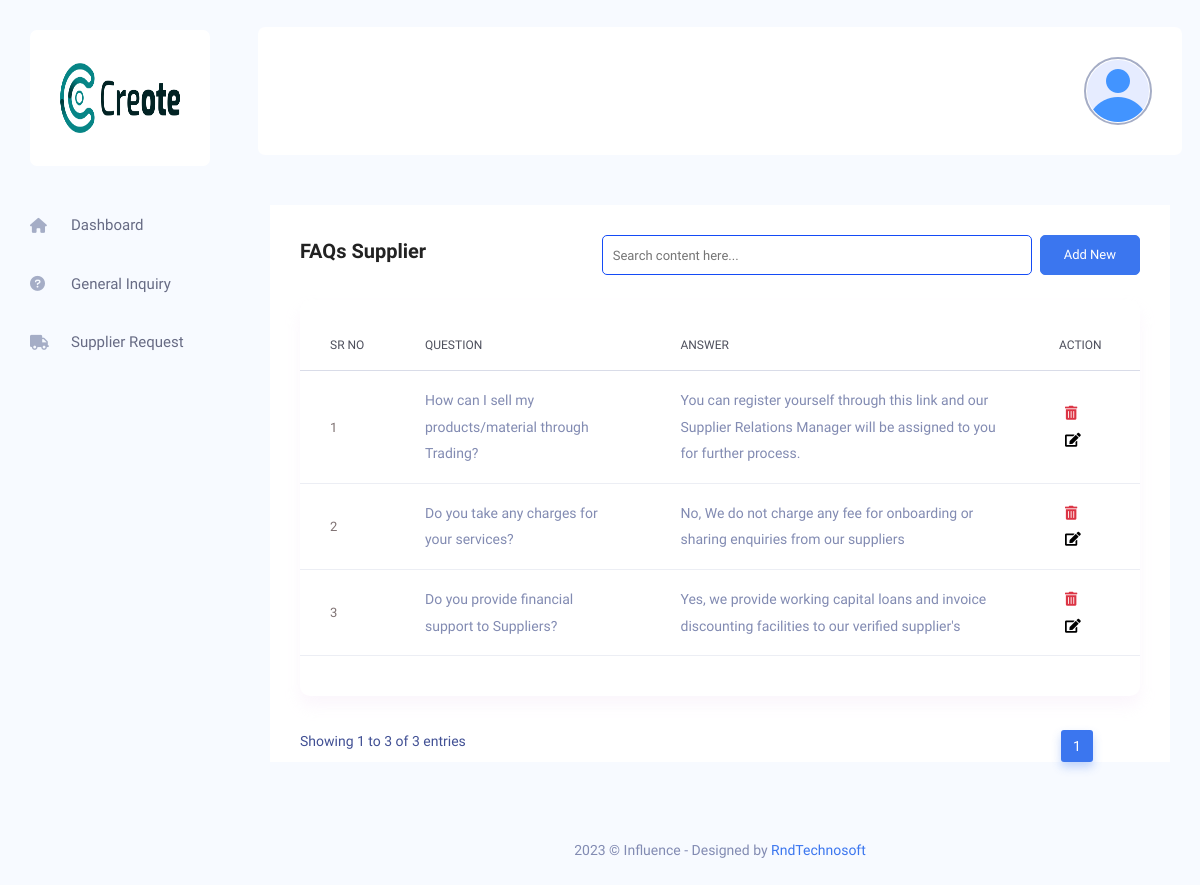
The page /admin/faqs-supplier.php (signed in) on the database its author committed.
### tables this page shows
CREATE TABLE `tbl_footer_setting` (
  `id` int(11) UNSIGNED NOT NULL,
  `name` varchar(190) NOT NULL,
  `logo` varchar(190) NOT NULL,
  `alt_tag` varchar(191) NOT NULL,
  `background_image` text NOT NULL,
  `alt_tag1` varchar(191) NOT NULL,
  `about_us_des` varchar(250) NOT NULL,
  `facebook_link` varchar(191) NOT NULL,
  `twitter_link` varchar(191) NOT NULL,
  `instagram_link` varchar(191) NOT NULL,
  `youtube_link` varchar(191) NOT NULL,
  `create_at` timestamp NOT NULL DEFAULT current_timestamp(),
  `update_at` timestamp NULL DEFAULT NULL ON UPDATE current_timestamp()
);

CREATE TABLE `tbl_faqs_supplier` (
  `id` int(11) UNSIGNED NOT NULL,
  `question` varchar(191) DEFAULT NULL,
  `answer` varchar(191) DEFAULT NULL,
  `created_at` timestamp NOT NULL DEFAULT current_timestamp(),
  `updated_at` timestamp NULL DEFAULT NULL ON UPDATE current_timestamp()
);

### admin/faqs-supplier.php (the view, shortened to what this page needs)
<?php
include 'includes/header.php';
?>
<?php
include 'includes/side-bar.php';
include 'includes/top-bar.php';
?>
<div class="main_content_iner ">
    <div class="container-fluid plr_30 body_white_bg pt_30">
        <div class="row justify-content-center">
            <div class="col-12">
                <div class="QA_section">
                    <div class="white_box_tittle list_header">
                        <h4>FAQs Supplier</h4>
                        <div class="box_right d-flex lms_block">
                            <div class="serach_field_2">
                                <div class="search_inner">
                                    <div class="search_field">
                                        <input type="text" placeholder="Search content here..." class="search-table-data">
                                    </div>
                                </div>
                            </div>
                            <div class="add_button ms-2">
                                <a href="add-faqs.php?cat=sup" class="btn_1">Add New</a>
                            </div>
                        </div>
                    </div>
                    <div class="QA_table ">
                        <table class="table lms_table_active">
                            <thead>
                                <tr>
                                    <th scope="col">Sr No</th>
                                    <th scope="col">Question</th>
                                    <th scope="col">Answer</th>
                                    <th scope="col">Action</th>
                                </tr>
                            </thead>
                            <tbody>
                                <?php
                                $sql = 'SELECT tbl_faqs_supplier.* , id AS fsid FROM tbl_faqs_supplier';
                                $result = mysqli_query($conn, $sql);
                                if (mysqli_num_rows($result) > 0) {
                                    $cno = 1;
                                    while ($row = mysqli_fetch_assoc($result)) {
                                ?>
                                        <tr>
                                            <th scope="row"> <a href="#" class="question_content"><?php echo $cno ?></a></th>
                                            <td><?php echo $row['question'] ?></td>
                                            <td><?php echo $row['answer']  ?></td>
                                            <td>
                                                <form class="d-inline" action="faqs-customer.php" method="post">
                                                    <button type="submit" name="delete" id="" class="fas fa-trash-alt text-danger border border-0 bg-white">
                                                </form>&nbsp&nbsp
                                                <form class="d-inline" action="update-faqs.php" method="get">
                                                    <button type="submit" name="update-faqs-sup" value="sup" id="" class="fas fa-edit  border border-0 bg-white">
                                                </form>
                                            </td>
                                        </tr>
                                <?php
                                        $cno++;
                                    }
                                } ?>
                            </tbody>
                        </table>
                    </div>
                </div>
            </div>
        </div>
    </div>
</div>
<?php
include 'includes/footer.php';
?>

### admin/includes/side-bar.php (shortened to what this page needs)
<?php
$select = "SELECT * FROM tbl_footer_setting WHERE id = 1";
$footerl = mysqli_query($conn, $select);
$sidebarlogo = mysqli_fetch_assoc($footerl);
?>
<nav class="sidebar">
    <div class="logo d-flex justify-content-between">
        <a href="home.php"><img src="./images/footer/<?php echo $sidebarlogo['logo']; ?>" height="70" width="70" alt="<?php echo $sidebarlogo['alt_tag']; ?>"></a>
    </div>
    <ul id="sidebar_menu">
        <li class="">
            <a class="" href="home.php" aria-expanded="false">
               <i class="fa-solid fa-house"></i>
                <span>Dashboard</span>
            </a>
        </li>
         <li class="">
            <a class="" href="manage-general-inquiry.php" aria-expanded="false">
                <i class="fa-solid fa-circle-question"></i>
                <span>General Inquiry</span>
            </a>
        </li>
         <li class="">
            <a class="" href="manage-supplier-request.php" aria-expanded="false">
                <i class="fas fa-truck"></i>
                <span>Supplier Request</span>
            </a>
        </li>
    </ul>
</nav>

### admin/assets/css/custome.css (style rules this page uses)
.serach_field_2 .search_inner input { color: #000; font-size: 13px; height: 40px; width: 100%; border-radius: 5px; padding-left: 10px !important; border: 1px solid #144bf6; padding-right: 15px; }

### rows shown on the page
tbl_footer_setting: logo (placeholder picture)
tbl_faqs_supplier: question "How can I sell my products/material through Trading?", answer "You can register yourself through this link and our Supplier Relations Manager will be assigned to you for further process."
tbl_faqs_supplier: question "Do you take any charges for your services?", answer "No, We do not charge any fee for onboarding or sharing enquiries from our suppliers"
tbl_faqs_supplier: question "Do you provide financial support to Suppliers?", answer "Yes, we provide working capital loans and invoice discounting facilities to our verified supplier's"
